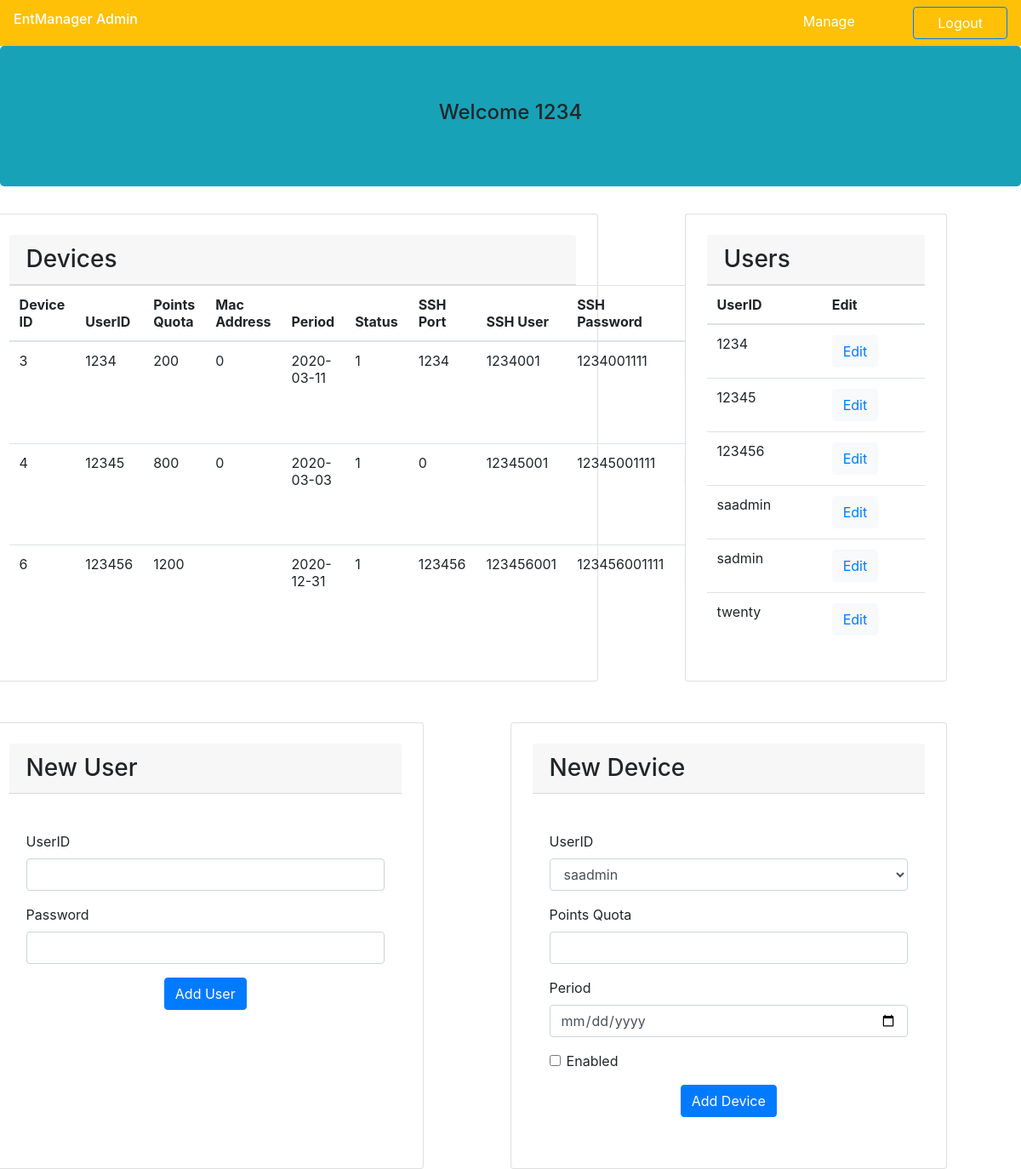
The app's page /manage.php (signed in) with its own data.
### tables this page shows
CREATE TABLE `device` (
  `id` int(11) NOT NULL,
  `user_id` varchar(50) NOT NULL,
  `mac_address` bigint(11) DEFAULT NULL,
  `points_quota` int(11) NOT NULL,
  `period` date DEFAULT NULL,
  `status` tinyint(1) NOT NULL DEFAULT '1',
  `sshport` int(4) DEFAULT NULL,
  `sshuser` varchar(20) DEFAULT NULL,
  `sshpass` varchar(20) DEFAULT NULL,
  `createssh` tinyint(1) NOT NULL
);

CREATE TABLE `users` (
  `user_id` varchar(50) NOT NULL,
  `password` varchar(255) NOT NULL
);

### manage.php (the view, shortened to what this page needs)
<?php
include "dbconn.php";
include "globals.php";
if(!$_SESSION['user']){
    if($_SERVER['PHP_SELF'] !== "/index.php"){
        header("Location: index.php");
    }
}else{
echo "<div class='jumbotron text-center bg-info'><h4> Welcome <span class='text-uppercase'>" . $_SESSION['user'] .  "</span></h4></div>";
$options = "";
if($conn){
	$sql = "SELECT user_id from users where user_id not in (select user_id from device)";
	$query = $conn->query($sql);
	$results = $query->fetchAll(PDO::FETCH_ASSOC);
}else
	echo "Some Error has occured";
foreach($results as $result){
	$options .= "<option value='" . $result['user_id'] . "'>" . $result['user_id'] . "</option>";
}
?>
<div class="row mt-2">
<div id="show_devices" style="padding:2%" class="col-md-7 card">
<h3 class="card-header"> Devices </h3>
<table class="table card-body">
<thead><tr><th> Device ID </th><th>UserID</th><th>Points Quota</th><th> Mac Address</th><th> Period </th><th>Status</th><th>SSH Port</th><th>SSH User</th><th>SSH Password</th><th> Edit</th></tr></thead>
<?php
if($conn){
        $dev_sql = "SELECT * from device";
        $dev_query = $conn->query($dev_sql);
        $devices = $dev_query->fetchAll(PDO::FETCH_ASSOC);
        foreach($devices as $device){
                echo "<tr><td>" . $device['id'] . "</td>" .
		"<td>" . $device['user_id'] . "</td>" .
		"<td> " . $device['points_quota'] . "</td>" .
		"<td>" . $device['mac_address'] . "</td>" .
		"<td> " . $device['period'] . "</td>" .
		"<td> " . $device['status'] . "</td>" .
		"<td> " . $device['sshport'] . "</td>" .
		"<td> " . $device['sshuser'] . "</td>" .
		"<td> " . $device['sshpass'] . "</td>" .
		"<td><button id='" . $device['id'] . "' class='btn btn-light'> <a href='deviceedit.php?device_id=" . $device['id'] . "'>Edit</a> </button></td>" .
		"</tr>";
        }
}
?>
</table>
</div>
<div id="show_user" style="padding:2%" class="offset-md-1 col-md-3 card mr-1">
<h3 class="card-header"> Users </h3>
<table class="table card-body">
<thead><tr><th>UserID</th><th>Edit</th></tr></thead>
<?php
if($conn){
	$usr_sql = "SELECT * from users";
	$usr_query = $conn->query($usr_sql);
	$users = $usr_query->fetchAll(PDO::FETCH_ASSOC);
	foreach($users as $user){
		echo "<tr><td>" . $user['user_id'] . "</td><td><button id='" . $user['user_id'] . "' class='btn btn-light'> <a href='useredit.php?userid=" . $user['user_id'] . "'>Edit</a> </button></td></tr>";
	}
}
?>
</table>
</div>
</div>
<div class="row mt-5">
<div id="new_user" style="padding: 2%" class="card col-md-5">
<h3 class="card-header"> New User </h3><br>
<form id='add_user' method='POST' action='manage.php' class="card-body">
	<div class="form-group">
		<label for="userid"> UserID </label>
		<input type="text" name="userid" id="userid" class="form-control" />
	</div>
	<div class="form-group">
		<label for="password"> Password </label>
		<input type="password" name="password" id="password" class="form-control"/>
	</div>
	<div class="text-center">
		<input type="Submit" name="submit-user" id="Submit" value="Add User" class="btn btn-primary"/>
	</div>
</form>
</div>
<br><br>
<div id="new_device" style="padding: 2%" class="offset-md-1 card col-md-5">
<h3 class="card-header"> New Device </h3><br>
<form id='add_device' method='POST' action='manage.php' class='card-body'>
        <div class="form-group">
		<label for="user"> UserID </label>
        	<select id="user" name="user" class="form-control">
		<?php echo $options; ?>
		</select>
	</div>
	<div class="form-group">
        	<label for="points_quota"> Points Quota </label>
        	<input type="text" name="points_quota" id="points_quota" class="form-control"/>
	</div>
        <div class="form-group">
		<label for="period"> Period </label>
        	<input type="date" name="period" id="period" class="form-control" />
        </div>
	<div class="form-group form-check">
		<input type="checkbox" name="status" id="status" class="form-check-input">
		<label for="status" class="form-check-label"> Enabled </label>
	</div>
	<div class="text-center">
		<input type="Submit" name="submit-device" id="Submit" value="Add Device" class="btn btn-primary" />
	</div>
</form>
</div>
</div>
</body>
</html>
<?php } ?>

### globals.php (shortened to what this page needs)
<html>
<head>
<link rel='stylesheet' href='bootstrap/css/bootstrap.min.css'>
</head>
<body>
<div class="">
	<div class="navbar bg-warning">
	<h6 class="float-right text-white"> EntManager Admin </h6>
	<nav class="float-left">
	<a href="manage.php" class="text-white px-3 mr-5 text-decoration-none">Manage</a>
	<button class="btn btn-outline-primary"> <a href="logout.php" class="text-white px-3 text-decoration-none">Logout</a></button>
	</nav>
	</div>
</div>

### records on screen
device: id "3", user "1234", points_quota "200", mac_address "0", period "2020-03-11", status "1", sshport "1234", sshuser "1234001", sshpass "1234001111"
device: id "4", user "12345", points_quota "800", mac_address "0", period "2020-03-03", status "1", sshport "0", sshuser "12345001", sshpass "12345001111"
device: id "6", user "123456", points_quota "1200", period "2020-12-31", status "1", sshport "123456", sshuser "123456001", sshpass "123456001111"
users: user_id "1234"
users: user_id "12345"
users: user_id "123456"
users: user_id "saadmin"
users: user_id "sadmin"
users: user_id "twenty"

### other values on screen
$_SESSION['user'] "1234"
form field user "saadmin"
